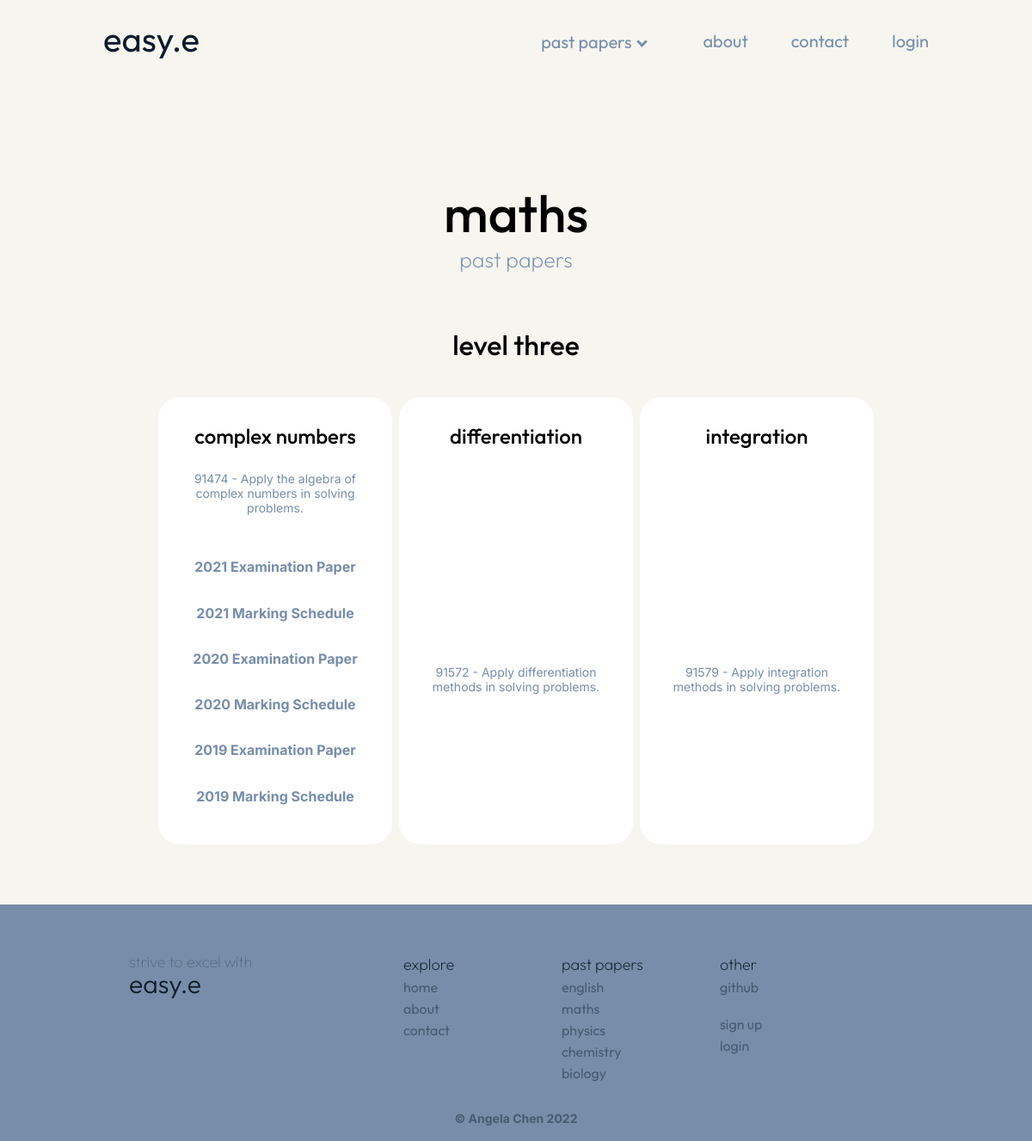
The page /past_papers_math on the database as committed earlier.
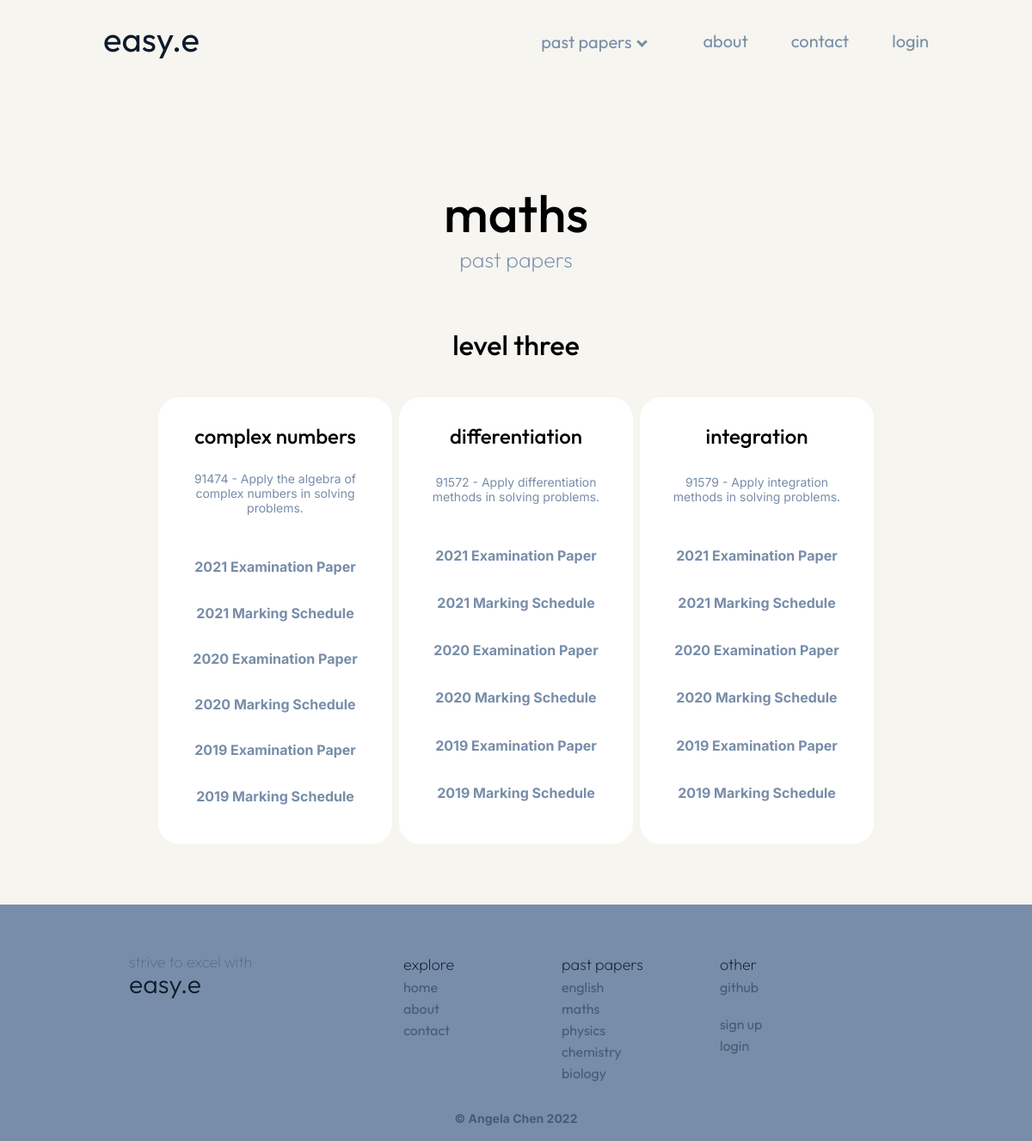
The same page on the database as committed later.
### models.py (models this page shows, shortened)
class Paper(db.Model):
    __tablename__ = "past_papers"
    id = db.Column(db.Integer, primary_key=True)
    paper_file = db.Column(db.Text())
    name = db.Column(db.Text())
    subject = db.Column(db.Integer, db.ForeignKey('subjects.id'))
    standard = db.Column(db.Text())
    subjects = db.relationship('Subjects', backref='papers', lazy=True)

### main.py (the view)
@app.route("/past_papers_math")
def maths():
    mpapers = models.Paper.query.filter_by(subject=2)
    return render_template("maths.html", page_title="Math_Past_Papers", mpapers=mpapers)

### templates/maths.html (shortened to what this page needs)
{% extends "layout.html" %}
{% block content %}
<div class="subject_header">
    <h1 class="subject_title">maths</h1>
    <h2 class="subject_subtitle">past papers</h2>
</div>
<div class="page">
    <h1 class="level">level three</h1>
    <div class="standard">
        <div class="standard_box">
            <h2 class="standard_title">complex numbers</h2>
            <p class="standard_description">91474 - Apply the algebra of complex numbers in solving problems.</p>
            {% for mpaper in mpapers %}
            {% if mpaper.standard == "numbers" %}
            <ul>
                <a class="paper_link" href="/static/past_paper_files/{{mpaper.paper_file}}" target="_blank">{{mpaper.name}}</a>
            </ul>
            {% endif %}
            {% endfor %}
        </div>
        <div class="standard_box">
            <h2 class="standard_title">differentiation</h2>
            <p class="standard_description">91572 - Apply differentiation methods in solving problems.</p>
            {% for mpaper in mpapers %}
            {% if mpaper.standard == "differentiation" %}
            <ul>
                <a class="paper_link" href="/static/past_paper_files/{{mpaper.paper_file}}" target="_blank">{{mpaper.name}}</a>
            </ul>
            {% endif %}
            {% endfor %}
        </div>
        <div class="standard_box">
            <h2 class="standard_title">integration</h2>
            <p class="standard_description">91579 - Apply integration methods in solving problems.</p>
            {% for mpaper in mpapers %}
            {% if mpaper.standard == "integration" %}
            <ul>
                <a class="paper_link" href="/static/past_paper_files/{{mpaper.paper_file}}" target="_blank">{{mpaper.name}}</a>
            </ul>
            {% endif %}
            {% endfor %}
        </div>
    </div>
</div>
{% endblock %}

### templates/layout.html (shortened to what this page needs)
<!DOCTYPE html>
<html lang="en">
<head>
    <link rel="stylesheet" href="/static/styles.css">
</head>
<header>
    {% include "nav.html" %}
</header>
<body>
    {% block content %}{% endblock %}
</body>
<footer>
    {% include "footer.html" %}
</footer>

### templates/nav.html (shortened to what this page needs)
<head>
    <link rel="stylesheet" href="/static/styles.css">
</head>
<nav id="navbar">
    <a id="home_button" href="{{url_for('home')}}">easy.e</a>
    <a class="nav_button">login</a>
    <a class="nav_button">contact</a>
    <a class="nav_button">about</a>
    <div id="paper_dropdown">
        <button class="dropdown_button" href="{{url_for('papers')}}">past papers<i class="arrow down"></i></button>
    </div>
</nav>

### templates/footer.html
<head>
    <link rel="stylesheet" href="/static/styles.css">
</head>
<div id="footer">
    <div id="footer_content">
        <div id="footer_title">
            <h2 id="footer_description">strive to excel with</h2>
            <h1 id="footer_home">easy.e</h1>
        </div>
        <div id="footer_container">
            <h3 id="footer_headings">explore</h3>
            <a class="footer_link" href="{{url_for('home')}}">home</a>
            <a class="footer_link">about</a>
            <a class="footer_link">contact</a>
        </div>
        <div id="footer_container">
            <h3 id="footer_headings">past papers</h3>
            <a class="footer_link" href="{{url_for('english')}}">english</a>
            <a class="footer_link" href="{{url_for('maths')}}">maths</a>
            <a class="footer_link" href="{{url_for('physics')}}">physics</a>
            <a class="footer_link" href="{{url_for('chemistry')}}">chemistry</a>
            <a class="footer_link" href="{{url_for('biology')}}">biology</a>
        </div>
        <div id="footer_container">
            <h3 id="footer_headings">other</h3>
            <a class="footer_link" href="https://github.com/angchn/webapp" target="_blank" rel="noopener noreferrer">github</a>
            <br>
            <a class="footer_link">sign up</a>
            <a class="footer_link">login</a>
        </div>
        <p id="copyright">© Angela Chen 2022</p>
    </div>
</div>

### static/styles.css (style rules this page uses)
body { background-color: #f6f5f0; margin: 0; padding: 0; }
#navbar { font-family: 'Outfit', sans-serif; font-size: 20px; color: #778da9; width: 80%; margin: auto; padding-top: 20px; }
#home_button { margin-right: 150px; font-size: 2em; color: #0d1b2a; text-decoration: none; user-select: none; font-family: 'Outfit', sans-serif; }
.nav_button { margin-left: 50px; margin-top: 15px; color: #778da9; float: right; text-decoration: none; }
#paper_dropdown { position: relative; float: right; }
.dropdown_button { font-family: 'Outfit', sans-serif; background-color: #f6f5f0; color: #778da9; padding: 16px; font-size: 20px; border: none; cursor: pointer; }
.arrow { border: solid #778da9; border-width: 0 3px 3px 0; display: inline-block; padding: 3px; }
.down { transform: rotate(45deg); margin-left: 8px; margin-bottom: 3px; }
#footer { background-color: #778da9; height: 275px; bottom: 0; margin-top: 70px; position: relative; }
#footer_content { width: 75%; margin: auto; padding-top: 40px; }
#footer_title { width: 35%; display: inline-block; height: 100px; vertical-align: top; }
#footer_container { width: 20%; display: inline-block; height: 100px; vertical-align: top; }
#footer_description { color: #485b72; font-family: 'Outfit', sans-serif; font-weight: 100; font-size: 18px; user-select: none; margin-bottom: -25px; vertical-align: top; }
#footer_home { margin-right: 150px; font-size: 30px; color: #0d1b2a; text-decoration: none; font-weight: 300; cursor: default; font-family: 'Outfit', sans-serif; }
#footer_headings { font-family: 'Outfit', sans-serif; font-weight: 200; color: #0d1b2a; margin-bottom: 5px; font-size: 18px; }
#copyright { font-family: 'Inter', sans-serif; font-weight: bold; color: #485b72; text-align: center; font-size: 14px; margin-bottom: 0px; width: 100%; vertical-align: bottom; margin-top: 100px; }
.footer_link { font-family: 'Outfit', sans-serif; text-decoration: none; cursor: pointer; color: #485b72; display: block; width: fit-content; margin-bottom: 5px; }
.subject_header { text-align: center; padding-top: 100px; padding-bottom: 20px; }
.subject_title { font-family: 'Outfit', sans-serif; font-weight: 500; font-size: 60px; }
.subject_subtitle { color: #778da9; font-family: 'Outfit', sans-serif; font-weight: 200; margin-top: -40px; font-size: 25px; }
.page { width: 70%; margin: auto; }
.level { font-family: 'Outfit', sans-serif; font-weight: 500; text-align: center; padding-bottom: 20px; }
.paper_link { font-family: 'Inter', sans-serif; text-decoration: none; font-weight: bold; width: 90%; margin: 0; color: #778da9; transition-duration: 0.1s; }
.standard_box ul { display: table; margin: 0; padding-bottom: 30px; text-align: center; list-style: none; padding-left: 0; }
.standard { margin: auto; position: relative; width: 100%; display: flex; }
.standard_box { width: 30%; padding: 10px; margin-left: 0.5%; margin-right: 0.5%; display: grid; float: right; background-color: white; height: 500px; border-radius: 25px; }
.standard_box:after { content: ""; display: table; clear: both; }
.standard_title { font-family: 'Outfit', sans-serif; font-weight: 500; text-align: center; }
.standard_description { font-family: 'Inter', sans-serif; color: #778da9; font-size: 14px; text-align: center; width: 90%; margin: auto; margin-bottom: 50px; }

Rows that differ between the two databases and show on the page:
added Paper: name "2021 Examination Paper", shown under "differentiation"
added Paper: name "2021 Marking Schedule", shown under "differentiation"
added Paper: name "2020 Examination Paper", shown under "differentiation"
added Paper: name "2020 Marking Schedule", shown under "differentiation"
added Paper: name "2019 Examination Paper", shown under "differentiation"
added Paper: name "2019 Marking Schedule", shown under "differentiation"
added Paper: name "2021 Examination Paper", shown under "integration"
added Paper: name "2021 Marking Schedule", shown under "integration"
added Paper: name "2020 Examination Paper", shown under "integration"
added Paper: name "2020 Marking Schedule", shown under "integration"
added Paper: name "2019 Examination Paper", shown under "integration"
added Paper: name "2019 Marking Schedule", shown under "integration"
